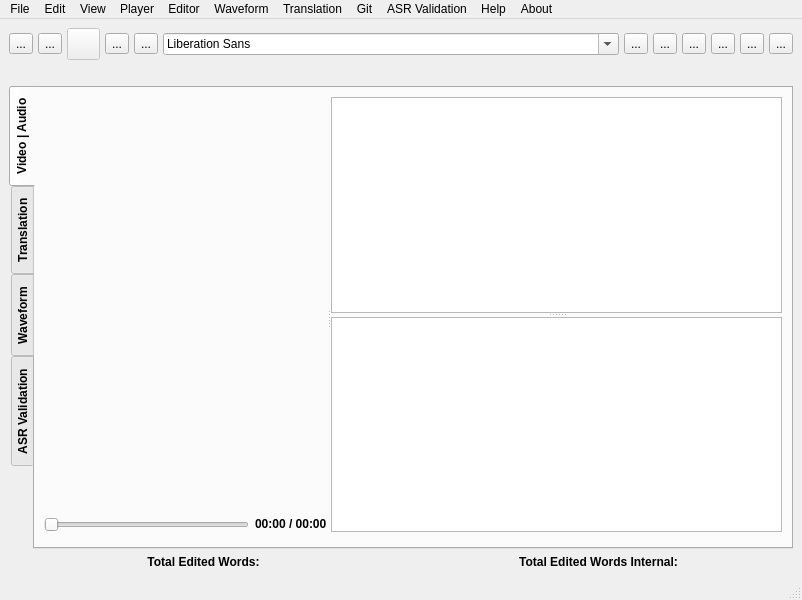
<?xml version="1.0" encoding="UTF-8"?>
<ui version="4.0">
 <class>Tool</class>
 <widget class="QMainWindow" name="Tool">
  <property name="geometry">
   <rect>
    <x>0</x>
    <y>0</y>
    <width>802</width>
    <height>600</height>
   </rect>
  </property>
  <property name="windowTitle">
   <string>Vagyojaka: ASR Post Editor (For Internal Usage)</string>
  </property>
  <widget class="QWidget" name="centralwidget">
   <layout class="QVBoxLayout" name="verticalLayout_4">
    <item>
     <layout class="QHBoxLayout" name="horizontalLayout_2">
      <property name="spacing">
       <number>0</number>
      </property>
      <item>
       <widget class="QToolButton" name="add_video">
        <property name="toolTip">
         <string extracomment="hi">Open video/audio</string>
        </property>
        <property name="toolTipDuration">
         <number>-1</number>
        </property>
        <property name="text">
         <string>...</string>
        </property>
        <property name="icon">
         <iconset resource="icons.qrc">
          <normaloff>:/images/images/add.png</normaloff>:/images/images/add.png</iconset>
        </property>
        <property name="iconSize">
         <size>
          <width>25</width>
          <height>25</height>
         </size>
        </property>
        <property name="toolButtonStyle">
         <enum>Qt::ToolButtonIconOnly</enum>
        </property>
       </widget>
      </item>
      <item>
       <spacer name="horizontalSpacer_7">
        <property name="orientation">
         <enum>Qt::Horizontal</enum>
        </property>
        <property name="sizeType">
         <enum>QSizePolicy::Preferred</enum>
        </property>
        <property name="sizeHint" stdset="0">
         <size>
          <width>5</width>
          <height>20</height>
         </size>
        </property>
       </spacer>
      </item>
      <item>
       <widget class="QToolButton" name="open_transcript">
        <property name="toolTip">
         <string>Open Transcript</string>
        </property>
        <property name="text">
         <string>...</string>
        </property>
        <property name="icon">
         <iconset resource="icons.qrc">
          <normaloff>:/images/images/open file.png</normaloff>:/images/images/open file.png</iconset>
        </property>
        <property name="iconSize">
         <size>
          <width>25</width>
          <height>25</height>
         </size>
        </property>
       </widget>
      </item>
      <item>
       <spacer name="horizontalSpacer_8">
        <property name="orientation">
         <enum>Qt::Horizontal</enum>
        </property>
        <property name="sizeType">
         <enum>QSizePolicy::Preferred</enum>
        </property>
        <property name="sizeHint" stdset="0">
         <size>
          <width>5</width>
          <height>20</height>
         </size>
        </property>
       </spacer>
      </item>
      <item>
       <widget class="QToolButton" name="new_transcript">
        <property name="enabled">
         <bool>false</bool>
        </property>
        <property name="toolTip">
         <string>New Transcript (Disabled)</string>
        </property>
        <property name="text">
         <string/>
        </property>
        <property name="icon">
         <iconset resource="icons.qrc">
          <normaloff>:/images/images/font color.png</normaloff>:/images/images/font color.png</iconset>
        </property>
        <property name="iconSize">
         <size>
          <width>25</width>
          <height>25</height>
         </size>
        </property>
       </widget>
      </item>
      <item>
       <spacer name="horizontalSpacer_6">
        <property name="orientation">
         <enum>Qt::Horizontal</enum>
        </property>
        <property name="sizeType">
         <enum>QSizePolicy::Preferred</enum>
        </property>
        <property name="sizeHint" stdset="0">
         <size>
          <width>5</width>
          <height>20</height>
         </size>
        </property>
       </spacer>
      </item>
      <item>
       <widget class="QToolButton" name="save_transcript">
        <property name="toolTip">
         <string>Save </string>
        </property>
        <property name="text">
         <string>...</string>
        </property>
        <property name="icon">
         <iconset resource="icons.qrc">
          <normaloff>:/images/images/save.png</normaloff>:/images/images/save.png</iconset>
        </property>
        <property name="iconSize">
         <size>
          <width>25</width>
          <height>25</height>
         </size>
        </property>
       </widget>
      </item>
      <item>
       <spacer name="horizontalSpacer_5">
        <property name="orientation">
         <enum>Qt::Horizontal</enum>
        </property>
        <property name="sizeType">
         <enum>QSizePolicy::Preferred</enum>
        </property>
        <property name="sizeHint" stdset="0">
         <size>
          <width>5</width>
          <height>20</height>
         </size>
        </property>
       </spacer>
      </item>
      <item>
       <widget class="QToolButton" name="save_as_transcript">
        <property name="toolTip">
         <string>Save as</string>
        </property>
        <property name="text">
         <string>...</string>
        </property>
        <property name="icon">
         <iconset resource="icons.qrc">
          <normaloff>:/images/images/save as.png</normaloff>:/images/images/save as.png</iconset>
        </property>
        <property name="iconSize">
         <size>
          <width>25</width>
          <height>25</height>
         </size>
        </property>
       </widget>
      </item>
      <item>
       <spacer name="horizontalSpacer_4">
        <property name="orientation">
         <enum>Qt::Horizontal</enum>
        </property>
        <property name="sizeType">
         <enum>QSizePolicy::Minimum</enum>
        </property>
        <property name="sizeHint" stdset="0">
         <size>
          <width>5</width>
          <height>20</height>
         </size>
        </property>
       </spacer>
      </item>
      <item>
       <widget class="QFontComboBox" name="fontComboBox"/>
      </item>
      <item>
       <spacer name="horizontalSpacer_14">
        <property name="orientation">
         <enum>Qt::Horizontal</enum>
        </property>
        <property name="sizeType">
         <enum>QSizePolicy::Preferred</enum>
        </property>
        <property name="sizeHint" stdset="0">
         <size>
          <width>5</width>
          <height>20</height>
         </size>
        </property>
       </spacer>
      </item>
      <item>
       <widget class="QToolButton" name="load_a_custom_dict">
        <property name="toolTip">
         <string>Load Custom Dictonary</string>
        </property>
        <property name="text">
         <string>...</string>
        </property>
        <property name="icon">
         <iconset resource="icons.qrc">
          <normaloff>:/images/images/english to hindi.png</normaloff>:/images/images/english to hindi.png</iconset>
        </property>
        <property name="iconSize">
         <size>
          <width>25</width>
          <height>25</height>
         </size>
        </property>
       </widget>
      </item>
      <item>
       <spacer name="horizontalSpacer_10">
        <property name="orientation">
         <enum>Qt::Horizontal</enum>
        </property>
        <property name="sizeType">
         <enum>QSizePolicy::Preferred</enum>
        </property>
        <property name="sizeHint" stdset="0">
         <size>
          <width>5</width>
          <height>20</height>
         </size>
        </property>
       </spacer>
      </item>
      <item>
       <widget class="QToolButton" name="get_PDF">
        <property name="toolTip">
         <string>Get PDF</string>
        </property>
        <property name="text">
         <string>...</string>
        </property>
        <property name="icon">
         <iconset resource="icons.qrc">
          <normaloff>:/images/images/load data.png</normaloff>:/images/images/load data.png</iconset>
        </property>
        <property name="iconSize">
         <size>
          <width>25</width>
          <height>25</height>
         </size>
        </property>
       </widget>
      </item>
      <item>
       <spacer name="horizontalSpacer_11">
        <property name="orientation">
         <enum>Qt::Horizontal</enum>
        </property>
        <property name="sizeType">
         <enum>QSizePolicy::Preferred</enum>
        </property>
        <property name="sizeHint" stdset="0">
         <size>
          <width>5</width>
          <height>20</height>
         </size>
        </property>
       </spacer>
      </item>
      <item>
       <widget class="QToolButton" name="decreseFontSize">
        <property name="toolTip">
         <string>Decrese Font Size</string>
        </property>
        <property name="text">
         <string>...</string>
        </property>
        <property name="icon">
         <iconset resource="icons.qrc">
          <normaloff>:/images/images/zoom out.png</normaloff>:/images/images/zoom out.png</iconset>
        </property>
        <property name="iconSize">
         <size>
          <width>25</width>
          <height>25</height>
         </size>
        </property>
       </widget>
      </item>
      <item>
       <spacer name="horizontalSpacer_12">
        <property name="orientation">
         <enum>Qt::Horizontal</enum>
        </property>
        <property name="sizeType">
         <enum>QSizePolicy::Preferred</enum>
        </property>
        <property name="sizeHint" stdset="0">
         <size>
          <width>5</width>
          <height>20</height>
         </size>
        </property>
       </spacer>
      </item>
      <item>
       <widget class="QToolButton" name="increaseFontSize">
        <property name="toolTip">
         <string>Increase Font Size</string>
        </property>
        <property name="text">
         <string>...</string>
        </property>
        <property name="icon">
         <iconset resource="icons.qrc">
          <normaloff>:/images/images/zoom in.png</normaloff>:/images/images/zoom in.png</iconset>
        </property>
        <property name="iconSize">
         <size>
          <width>25</width>
          <height>25</height>
         </size>
        </property>
       </widget>
      </item>
      <item>
       <spacer name="horizontalSpacer_13">
        <property name="orientation">
         <enum>Qt::Horizontal</enum>
        </property>
        <property name="sizeType">
         <enum>QSizePolicy::Preferred</enum>
        </property>
        <property name="sizeHint" stdset="0">
         <size>
          <width>5</width>
          <height>20</height>
         </size>
        </property>
       </spacer>
      </item>
      <item>
       <widget class="QToolButton" name="toggleWordEditor">
        <property name="toolTip">
         <string>Toggle Word Editor</string>
        </property>
        <property name="text">
         <string>...</string>
        </property>
        <property name="icon">
         <iconset resource="icons.qrc">
          <normaloff>:/images/images/font black.png</normaloff>:/images/images/font black.png</iconset>
        </property>
        <property name="iconSize">
         <size>
          <width>25</width>
          <height>25</height>
         </size>
        </property>
       </widget>
      </item>
      <item>
       <spacer name="horizontalSpacer_9">
        <property name="orientation">
         <enum>Qt::Horizontal</enum>
        </property>
        <property name="sizeType">
         <enum>QSizePolicy::Preferred</enum>
        </property>
        <property name="sizeHint" stdset="0">
         <size>
          <width>5</width>
          <height>20</height>
         </size>
        </property>
       </spacer>
      </item>
      <item>
       <widget class="QToolButton" name="keyboard_shortcuts">
        <property name="text">
         <string>...</string>
        </property>
        <property name="icon">
         <iconset resource="icons.qrc">
          <normaloff>:/images/images/information.png</normaloff>:/images/images/information.png</iconset>
        </property>
        <property name="iconSize">
         <size>
          <width>25</width>
          <height>25</height>
         </size>
        </property>
       </widget>
      </item>
     </layout>
    </item>
    <item>
     <layout class="QHBoxLayout" name="horizontalLayout_6">
      <item>
       <widget class="QLabel" name="mediaFilenameLbl">
        <property name="text">
         <string/>
        </property>
        <property name="alignment">
         <set>Qt::AlignLeading|Qt::AlignLeft|Qt::AlignTop</set>
        </property>
       </widget>
      </item>
      <item>
       <widget class="QLabel" name="transcriptFilenameLbl">
        <property name="text">
         <string/>
        </property>
        <property name="alignment">
         <set>Qt::AlignRight|Qt::AlignTrailing|Qt::AlignVCenter</set>
        </property>
       </widget>
      </item>
     </layout>
    </item>
    <item>
     <widget class="QTabWidget" name="tabWidget">
      <property name="enabled">
       <bool>true</bool>
      </property>
      <property name="font">
       <font>
        <bold>true</bold>
       </font>
      </property>
      <property name="tabPosition">
       <enum>QTabWidget::West</enum>
      </property>
      <property name="tabShape">
       <enum>QTabWidget::Rounded</enum>
      </property>
      <property name="currentIndex">
       <number>0</number>
      </property>
      <property name="documentMode">
       <bool>false</bool>
      </property>
      <property name="tabsClosable">
       <bool>false</bool>
      </property>
      <property name="movable">
       <bool>false</bool>
      </property>
      <property name="tabBarAutoHide">
       <bool>false</bool>
      </property>
      <widget class="QWidget" name="tab">
       <attribute name="title">
        <string>Video | Audio</string>
       </attribute>
       <layout class="QHBoxLayout" name="horizontalLayout_3">
        <item>
         <layout class="QVBoxLayout" name="verticalLayout_5">
          <item>
           <widget class="QSplitter" name="splitter_tool">
            <property name="orientation">
             <enum>Qt::Horizontal</enum>
            </property>
            <widget class="QWidget" name="layoutWidget">
             <layout class="QVBoxLayout" name="playerLayout">
              <item>
               <widget class="VideoWidget" name="m_videoWidget" native="true"/>
              </item>
              <item>
               <layout class="QHBoxLayout" name="horizontalLayout">
                <property name="sizeConstraint">
                 <enum>QLayout::SetMaximumSize</enum>
                </property>
                <item>
                 <widget class="QSlider" name="slider_position">
                  <property name="orientation">
                   <enum>Qt::Horizontal</enum>
                  </property>
                 </widget>
                </item>
                <item>
                 <widget class="QLabel" name="label_position">
                  <property name="sizePolicy">
                   <sizepolicy hsizetype="Preferred" vsizetype="Maximum">
                    <horstretch>0</horstretch>
                    <verstretch>0</verstretch>
                   </sizepolicy>
                  </property>
                  <property name="text">
                   <string>00:00 / 00:00</string>
                  </property>
                 </widget>
                </item>
               </layout>
              </item>
              <item>
               <widget class="PlayerControls" name="m_playerControls" native="true">
                <property name="sizePolicy">
                 <sizepolicy hsizetype="Preferred" vsizetype="Maximum">
                  <horstretch>0</horstretch>
                  <verstretch>0</verstretch>
                 </sizepolicy>
                </property>
               </widget>
              </item>
             </layout>
            </widget>
            <widget class="QWidget" name="verticalLayoutWidget">
             <layout class="QVBoxLayout" name="verticalLayout">
              <item>
               <widget class="QSplitter" name="splitter_editor">
                <property name="orientation">
                 <enum>Qt::Vertical</enum>
                </property>
                <widget class="Editor" name="m_editor"/>
                <widget class="WordEditor" name="m_wordEditor">
                 <property name="sizePolicy">
                  <sizepolicy hsizetype="Expanding" vsizetype="Maximum">
                   <horstretch>0</horstretch>
                   <verstretch>0</verstretch>
                  </sizepolicy>
                 </property>
                </widget>
               </widget>
              </item>
              <item>
               <widget class="TagListDisplayWidget" name="m_tagListDisplay" native="true">
                <property name="sizePolicy">
                 <sizepolicy hsizetype="Preferred" vsizetype="Maximum">
                  <horstretch>0</horstretch>
                  <verstretch>0</verstretch>
                 </sizepolicy>
                </property>
               </widget>
              </item>
             </layout>
            </widget>
           </widget>
          </item>
         </layout>
        </item>
       </layout>
      </widget>
      <widget class="QWidget" name="tab_2">
       <attribute name="title">
        <string>Translation</string>
       </attribute>
       <layout class="QHBoxLayout" name="horizontalLayout_4">
        <item>
         <layout class="QVBoxLayout" name="verticalLayout_2">
          <item>
           <widget class="QSplitter" name="splitter_editor_2">
            <property name="orientation">
             <enum>Qt::Vertical</enum>
            </property>
            <widget class="Editor" name="m_editor_2"/>
           </widget>
          </item>
          <item>
           <layout class="QHBoxLayout" name="horizontalLayout_8">
            <item>
             <spacer name="horizontalSpacer">
              <property name="orientation">
               <enum>Qt::Horizontal</enum>
              </property>
              <property name="sizeType">
               <enum>QSizePolicy::Expanding</enum>
              </property>
              <property name="sizeHint" stdset="0">
               <size>
                <width>200</width>
                <height>20</height>
               </size>
              </property>
             </spacer>
            </item>
            <item>
             <widget class="QPushButton" name="pushButton_3">
              <property name="enabled">
               <bool>false</bool>
              </property>
              <property name="text">
               <string>Speak</string>
              </property>
             </widget>
            </item>
            <item>
             <widget class="QPushButton" name="btn_translate">
              <property name="enabled">
               <bool>false</bool>
              </property>
              <property name="text">
               <string>Translate</string>
              </property>
             </widget>
            </item>
           </layout>
          </item>
          <item>
           <widget class="TagListDisplayWidget" name="m_tagListDisplay_2" native="true">
            <property name="sizePolicy">
             <sizepolicy hsizetype="Preferred" vsizetype="Maximum">
              <horstretch>0</horstretch>
              <verstretch>0</verstretch>
             </sizepolicy>
            </property>
           </widget>
          </item>
         </layout>
        </item>
        <item>
         <layout class="QVBoxLayout" name="verticalLayout_3">
          <item>
           <widget class="QSplitter" name="splitter_editor_3">
            <property name="orientation">
             <enum>Qt::Vertical</enum>
            </property>
            <widget class="Editor" name="m_editor_3"/>
           </widget>
          </item>
          <item>
           <layout class="QHBoxLayout" name="horizontalLayout_9">
            <item>
             <spacer name="horizontalSpacer_2">
              <property name="orientation">
               <enum>Qt::Horizontal</enum>
              </property>
              <property name="sizeHint" stdset="0">
               <size>
                <width>40</width>
                <height>20</height>
               </size>
              </property>
             </spacer>
            </item>
            <item>
             <widget class="QPushButton" name="pushButton_4">
              <property name="enabled">
               <bool>false</bool>
              </property>
              <property name="text">
               <string>Speak</string>
              </property>
             </widget>
            </item>
            <item>
             <widget class="QPushButton" name="pushButton_2">
              <property name="enabled">
               <bool>false</bool>
              </property>
              <property name="text">
               <string>Save</string>
              </property>
             </widget>
            </item>
           </layout>
          </item>
          <item>
           <widget class="TagListDisplayWidget" name="m_tagListDisplay_3" native="true">
            <property name="sizePolicy">
             <sizepolicy hsizetype="Preferred" vsizetype="Maximum">
              <horstretch>0</horstretch>
              <verstretch>0</verstretch>
             </sizepolicy>
            </property>
           </widget>
          </item>
         </layout>
        </item>
       </layout>
      </widget>
      <widget class="QWidget" name="tab_3">
       <attribute name="title">
        <string>Waveform</string>
       </attribute>
       <layout class="QVBoxLayout" name="verticalLayout_7">
        <property name="spacing">
         <number>0</number>
        </property>
        <item>
         <widget class="AudioWaveForm" name="widget" native="true">
          <property name="sizePolicy">
           <sizepolicy hsizetype="Expanding" vsizetype="Expanding">
            <horstretch>0</horstretch>
            <verstretch>0</verstretch>
           </sizepolicy>
          </property>
         </widget>
        </item>
       </layout>
      </widget>
      <widget class="QWidget" name="tab_4">
       <attribute name="title">
        <string>ASR Validation</string>
       </attribute>
       <layout class="QHBoxLayout" name="horizontalLayout_5">
        <property name="spacing">
         <number>0</number>
        </property>
        <item>
         <widget class="TTSAnnotator" name="tableWidget" native="true">
          <property name="sizePolicy">
           <sizepolicy hsizetype="Expanding" vsizetype="Expanding">
            <horstretch>0</horstretch>
            <verstretch>0</verstretch>
           </sizepolicy>
          </property>
         </widget>
        </item>
       </layout>
      </widget>
     </widget>
    </item>
    <item>
     <layout class="QHBoxLayout" name="totalWordsLayout">
      <item>
       <widget class="QLabel" name="totalEditedWordsCount">
        <property name="enabled">
         <bool>true</bool>
        </property>
        <property name="font">
         <font>
          <bold>true</bold>
         </font>
        </property>
        <property name="text">
         <string>Total Edited Words:</string>
        </property>
        <property name="alignment">
         <set>Qt::AlignCenter</set>
        </property>
       </widget>
      </item>
      <item>
       <widget class="QLabel" name="totalEditedWordsInternalCount">
        <property name="enabled">
         <bool>true</bool>
        </property>
        <property name="font">
         <font>
          <bold>true</bold>
         </font>
        </property>
        <property name="text">
         <string>Total Edited Words Internal:</string>
        </property>
        <property name="alignment">
         <set>Qt::AlignCenter</set>
        </property>
       </widget>
      </item>
     </layout>
    </item>
   </layout>
  </widget>
  <widget class="QMenuBar" name="menubar">
   <property name="geometry">
    <rect>
     <x>0</x>
     <y>0</y>
     <width>802</width>
     <height>17</height>
    </rect>
   </property>
   <widget class="QMenu" name="menuFile">
    <property name="title">
     <string>File</string>
    </property>
    <addaction name="Upload_and_generate_Transcript"/>
    <addaction name="Save_as_PDF"/>
    <addaction name="close"/>
    <addaction name="actionSave_as_Text"/>
   </widget>
   <widget class="QMenu" name="menuMedia_Player">
    <property name="title">
     <string>Player</string>
    </property>
    <widget class="QMenu" name="menuSeek_Speed">
     <property name="title">
      <string>Seek Speed</string>
     </property>
     <addaction name="actionIncrease_speed_by_1"/>
     <addaction name="actionDecrease_speed_by_1"/>
    </widget>
    <addaction name="player_open"/>
    <addaction name="player_togglePlay"/>
    <addaction name="player_seekForward"/>
    <addaction name="player_seekBackward"/>
    <addaction name="separator"/>
    <addaction name="separator"/>
    <addaction name="menuSeek_Speed"/>
   </widget>
   <widget class="QMenu" name="menuEditor">
    <property name="title">
     <string>Editor</string>
    </property>
    <addaction name="editor_openTranscript"/>
    <addaction name="editor_save"/>
    <addaction name="editor_saveAs"/>
    <addaction name="editor_close"/>
    <addaction name="separator"/>
    <addaction name="editor_debugBlocks"/>
    <addaction name="editor_jumpToLine"/>
    <addaction name="separator"/>
    <addaction name="editor_splitLine"/>
    <addaction name="editor_mergeUp"/>
    <addaction name="editor_mergeDown"/>
    <addaction name="editor_toggleWords"/>
    <addaction name="separator"/>
    <addaction name="editor_changeLang"/>
    <addaction name="editor_changeSpeaker"/>
    <addaction name="editor_propagateTime"/>
    <addaction name="editor_editTags"/>
    <addaction name="separator"/>
    <addaction name="editor_autoSave"/>
    <addaction name="separator"/>
    <addaction name="separator"/>
    <addaction name="Add_Custom_Dictonary"/>
    <addaction name="Show_Time_Stamps"/>
    <addaction name="Real_Time_Data_Saver"/>
    <addaction name="move_along_timestamps"/>
    <addaction name="actionEdited_Words_Count"/>
   </widget>
   <widget class="QMenu" name="menuEdit">
    <property name="title">
     <string>Edit</string>
    </property>
    <addaction name="edit_undo"/>
    <addaction name="edit_redo"/>
    <addaction name="separator"/>
    <addaction name="edit_cut"/>
    <addaction name="edit_copy"/>
    <addaction name="edit_paste"/>
    <addaction name="separator"/>
    <addaction name="edit_findReplace"/>
   </widget>
   <widget class="QMenu" name="menuView">
    <property name="title">
     <string>View</string>
    </property>
    <addaction name="view_incFont"/>
    <addaction name="view_decFont"/>
    <addaction name="view_font"/>
    <addaction name="view_toggleTagList"/>
   </widget>
   <widget class="QMenu" name="menuHelp">
    <property name="title">
     <string>Help</string>
    </property>
    <addaction name="help_keyboardShortcuts"/>
   </widget>
   <widget class="QMenu" name="menuTranslation">
    <property name="title">
     <string>Translation</string>
    </property>
    <addaction name="Open_File_in_Editor1"/>
    <addaction name="editor_save2"/>
    <addaction name="separator"/>
    <addaction name="Open_File_in_Editor2"/>
    <addaction name="editor_save3"/>
   </widget>
   <widget class="QMenu" name="menuGit">
    <property name="title">
     <string>Git</string>
    </property>
    <addaction name="actionInit"/>
    <addaction name="actionAdd_All"/>
    <addaction name="actionCommit"/>
    <addaction name="actionAdd_Remote_URL"/>
    <addaction name="actionPull"/>
    <addaction name="actionPush"/>
   </widget>
   <widget class="QMenu" name="menuAbout">
    <property name="title">
     <string>About</string>
    </property>
    <addaction name="actionAbout"/>
    <addaction name="actionVersion"/>
   </widget>
   <widget class="QMenu" name="menuWaveform">
    <property name="title">
     <string>Waveform</string>
    </property>
    <addaction name="actionShow_Waveform"/>
    <addaction name="separator"/>
    <addaction name="actionShow_Endlines"/>
    <addaction name="actionUpdate_Timestamps"/>
    <addaction name="actionSave_Timestamps"/>
   </widget>
   <widget class="QMenu" name="menuTTS">
    <property name="title">
     <string>ASR Validation</string>
    </property>
    <addaction name="actionOpen"/>
   </widget>
   <addaction name="menuFile"/>
   <addaction name="menuEdit"/>
   <addaction name="menuView"/>
   <addaction name="menuMedia_Player"/>
   <addaction name="menuEditor"/>
   <addaction name="menuWaveform"/>
   <addaction name="menuTranslation"/>
   <addaction name="menuGit"/>
   <addaction name="menuTTS"/>
   <addaction name="menuHelp"/>
   <addaction name="menuAbout"/>
  </widget>
  <widget class="QStatusBar" name="statusbar"/>
  <action name="close">
   <property name="text">
    <string>Close</string>
   </property>
   <property name="shortcut">
    <string>Alt+F4</string>
   </property>
  </action>
  <action name="player_open">
   <property name="text">
    <string>Open</string>
   </property>
  </action>
  <action name="editor_open">
   <property name="text">
    <string>Open</string>
   </property>
  </action>
  <action name="editor_save">
   <property name="text">
    <string>Save</string>
   </property>
   <property name="shortcut">
    <string>Ctrl+S</string>
   </property>
  </action>
  <action name="editor_openTranscript">
   <property name="checkable">
    <bool>false</bool>
   </property>
   <property name="enabled">
    <bool>true</bool>
   </property>
   <property name="text">
    <string>Open</string>
   </property>
  </action>
  <action name="editor_debugBlocks">
   <property name="text">
    <string>Debug Blocks</string>
   </property>
  </action>
  <action name="editor_jumpToLine">
   <property name="text">
    <string>Jump to Highlighted Line</string>
   </property>
   <property name="shortcut">
    <string>Ctrl+J</string>
   </property>
  </action>
  <action name="player_togglePlay">
   <property name="checkable">
    <bool>false</bool>
   </property>
   <property name="text">
    <string>Play / Pause</string>
   </property>
   <property name="shortcut">
    <string>Ctrl+Space</string>
   </property>
   <property name="shortcutContext">
    <enum>Qt::ApplicationShortcut</enum>
   </property>
  </action>
  <action name="editor_splitLine">
   <property name="text">
    <string>Split Line</string>
   </property>
   <property name="shortcut">
    <string>Ctrl+;</string>
   </property>
  </action>
  <action name="editor_mergeUp">
   <property name="text">
    <string>Merge Up</string>
   </property>
   <property name="shortcut">
    <string>Alt+Up</string>
   </property>
  </action>
  <action name="editor_mergeDown">
   <property name="text">
    <string>Merge Down</string>
   </property>
   <property name="shortcut">
    <string>Alt+Down</string>
   </property>
  </action>
  <action name="editor_findReplace">
   <property name="text">
    <string>Find Replace</string>
   </property>
  </action>
  <action name="editor_toggleWords">
   <property name="text">
    <string>Toggle Word Editor</string>
   </property>
   <property name="shortcut">
    <string>Ctrl+W</string>
   </property>
  </action>
  <action name="player_seekForward">
   <property name="enabled">
    <bool>true</bool>
   </property>
   <property name="text">
    <string>Seek Forward</string>
   </property>
   <property name="shortcut">
    <string>Ctrl+.</string>
   </property>
  </action>
  <action name="player_seekBackward">
   <property name="text">
    <string>Seek Backward</string>
   </property>
   <property name="shortcut">
    <string>Ctrl+,</string>
   </property>
  </action>
  <action name="edit_undo">
   <property name="text">
    <string>Undo</string>
   </property>
   <property name="shortcut">
    <string>Ctrl+Z</string>
   </property>
  </action>
  <action name="edit_redo">
   <property name="text">
    <string>Redo</string>
   </property>
   <property name="shortcut">
    <string>Ctrl+Y</string>
   </property>
  </action>
  <action name="edit_cut">
   <property name="text">
    <string>Cut</string>
   </property>
   <property name="shortcut">
    <string>Ctrl+X</string>
   </property>
  </action>
  <action name="edit_copy">
   <property name="text">
    <string>Copy</string>
   </property>
   <property name="shortcut">
    <string>Ctrl+C</string>
   </property>
  </action>
  <action name="edit_paste">
   <property name="text">
    <string>Paste</string>
   </property>
   <property name="shortcut">
    <string>Ctrl+V</string>
   </property>
  </action>
  <action name="edit_findReplace">
   <property name="text">
    <string>Find / Replace</string>
   </property>
   <property name="shortcut">
    <string>Ctrl+F</string>
   </property>
  </action>
  <action name="view_incFont">
   <property name="text">
    <string>Increase Font Size</string>
   </property>
   <property name="shortcut">
    <string>Ctrl+=</string>
   </property>
  </action>
  <action name="view_decFont">
   <property name="text">
    <string>Decrease Font Size</string>
   </property>
   <property name="shortcut">
    <string>Ctrl+-</string>
   </property>
  </action>
  <action name="editor_changeSpeaker">
   <property name="text">
    <string>Change Speaker</string>
   </property>
   <property name="shortcut">
    <string>Ctrl+R</string>
   </property>
  </action>
  <action name="editor_propagateTime">
   <property name="text">
    <string>Propagate Time</string>
   </property>
   <property name="shortcut">
    <string>Ctrl+T</string>
   </property>
  </action>
  <action name="help_keyboardShortcuts">
   <property name="text">
    <string>Keyboard Shortcuts</string>
   </property>
  </action>
  <action name="view_font">
   <property name="text">
    <string>Change Font</string>
   </property>
  </action>
  <action name="view_toggleTagList">
   <property name="text">
    <string>Toggle TagList</string>
   </property>
  </action>
  <action name="editor_editTags">
   <property name="text">
    <string>Edit Tags</string>
   </property>
   <property name="shortcut">
    <string>Ctrl+'</string>
   </property>
  </action>
  <action name="action_2">
   <property name="text">
    <string>jd</string>
   </property>
  </action>
  <action name="editor_saveAs">
   <property name="text">
    <string>Save As</string>
   </property>
  </action>
  <action name="editor_close">
   <property name="text">
    <string>Close</string>
   </property>
  </action>
  <action name="editor_changeLang">
   <property name="text">
    <string>Change Transcript Language</string>
   </property>
  </action>
  <action name="editor_autoSave">
   <property name="checkable">
    <bool>true</bool>
   </property>
   <property name="text">
    <string>Auto Save</string>
   </property>
  </action>
  <action name="Add_Custom_Dictonary">
   <property name="text">
    <string>Add Custom Dictonary</string>
   </property>
  </action>
  <action name="Show_Time_Stamps">
   <property name="checkable">
    <bool>true</bool>
   </property>
   <property name="text">
    <string>Show Time Stamps</string>
   </property>
  </action>
  <action name="Upload_and_generate_Transcript">
   <property name="enabled">
    <bool>false</bool>
   </property>
   <property name="text">
    <string>Upload and generate Transcript</string>
   </property>
  </action>
  <action name="Real_Time_Data_Saver">
   <property name="checkable">
    <bool>true</bool>
   </property>
   <property name="text">
    <string>Real Time Data Saver</string>
   </property>
  </action>
  <action name="Save_as_PDF">
   <property name="text">
    <string>Save as PDF</string>
   </property>
  </action>
  <action name="Open_File_in_Editor1">
   <property name="text">
    <string>Open File in Editor1</string>
   </property>
  </action>
  <action name="Open_File_in_Editor2">
   <property name="text">
    <string>Open File in Editor2</string>
   </property>
  </action>
  <action name="editor_save2">
   <property name="text">
    <string>Save Editor1</string>
   </property>
  </action>
  <action name="editor_save3">
   <property name="text">
    <string>Save Editor2</string>
   </property>
  </action>
  <action name="move_along_timestamps">
   <property name="checkable">
    <bool>true</bool>
   </property>
   <property name="checked">
    <bool>false</bool>
   </property>
   <property name="text">
    <string>Move Along TimeStamps</string>
   </property>
  </action>
  <action name="actionSave_as_Text">
   <property name="text">
    <string>Save as Text</string>
   </property>
  </action>
  <action name="actionSave_as_XML">
   <property name="text">
    <string>Save as XML</string>
   </property>
  </action>
  <action name="actionAbout">
   <property name="enabled">
    <bool>true</bool>
   </property>
   <property name="text">
    <string>About</string>
   </property>
  </action>
  <action name="actionVersion">
   <property name="enabled">
    <bool>false</bool>
   </property>
   <property name="text">
    <string>Version 5.5.12-internal</string>
   </property>
   <property name="toolTip">
    <string>Version</string>
   </property>
  </action>
  <action name="actionInit">
   <property name="text">
    <string>Init</string>
   </property>
  </action>
  <action name="actionAdd_All">
   <property name="text">
    <string>Add (All Files)</string>
   </property>
  </action>
  <action name="actionCommit">
   <property name="text">
    <string>Commit</string>
   </property>
  </action>
  <action name="actionAdd_Remote_URL">
   <property name="text">
    <string>Add (Remote URL)</string>
   </property>
  </action>
  <action name="actionPush">
   <property name="text">
    <string>Push</string>
   </property>
  </action>
  <action name="actionPull">
   <property name="text">
    <string>Pull</string>
   </property>
  </action>
  <action name="actionOpen">
   <property name="text">
    <string>Open</string>
   </property>
  </action>
  <action name="actionShow_Waveform">
   <property name="text">
    <string>Show Waveform</string>
   </property>
  </action>
  <action name="actionSave_Timestamps">
   <property name="checkable">
    <bool>true</bool>
   </property>
   <property name="text">
    <string>Update Timestamps Automatically</string>
   </property>
  </action>
  <action name="actionUpdate_Timestamps">
   <property name="text">
    <string>Update Timestamps</string>
   </property>
  </action>
  <action name="actionShow_Endlines">
   <property name="text">
    <string>Show Endlines </string>
   </property>
  </action>
  <action name="actionIncrease_speed_by_1">
   <property name="text">
    <string>Increase speed by +1</string>
   </property>
  </action>
  <action name="actionDecrease_speed_by_1">
   <property name="text">
    <string>Decrease speed by -1</string>
   </property>
  </action>
  <action name="actionEdited_Words_Count">
   <property name="checkable">
    <bool>true</bool>
   </property>
   <property name="text">
    <string>Show Edited Words Count</string>
   </property>
  </action>
 </widget>
 <customwidgets>
  <customwidget>
   <class>VideoWidget</class>
   <extends>QWidget</extends>
   <header>mediaplayer/videowidget.h</header>
   <container>1</container>
  </customwidget>
  <customwidget>
   <class>PlayerControls</class>
   <extends>QWidget</extends>
   <header>mediaplayer/playercontrols.h</header>
   <container>1</container>
  </customwidget>
  <customwidget>
   <class>Editor</class>
   <extends>QPlainTextEdit</extends>
   <header>editor/editor.h</header>
  </customwidget>
  <customwidget>
   <class>TagListDisplayWidget</class>
   <extends>QWidget</extends>
   <header>editor/utilities/taglistdisplaywidget.h</header>
   <container>1</container>
  </customwidget>
  <customwidget>
   <class>WordEditor</class>
   <extends>QTableWidget</extends>
   <header>editor/wordeditor.h</header>
  </customwidget>
  <customwidget>
   <class>AudioWaveForm</class>
   <extends>QWidget</extends>
   <header>audiowaveform.h</header>
   <container>1</container>
  </customwidget>
  <customwidget>
   <class>TTSAnnotator</class>
   <extends>QWidget</extends>
   <header>tts/ttsannotator.h</header>
   <container>1</container>
  </customwidget>
 </customwidgets>
 <resources>
  <include location="icons.qrc"/>
 </resources>
 <connections/>
</ui>
